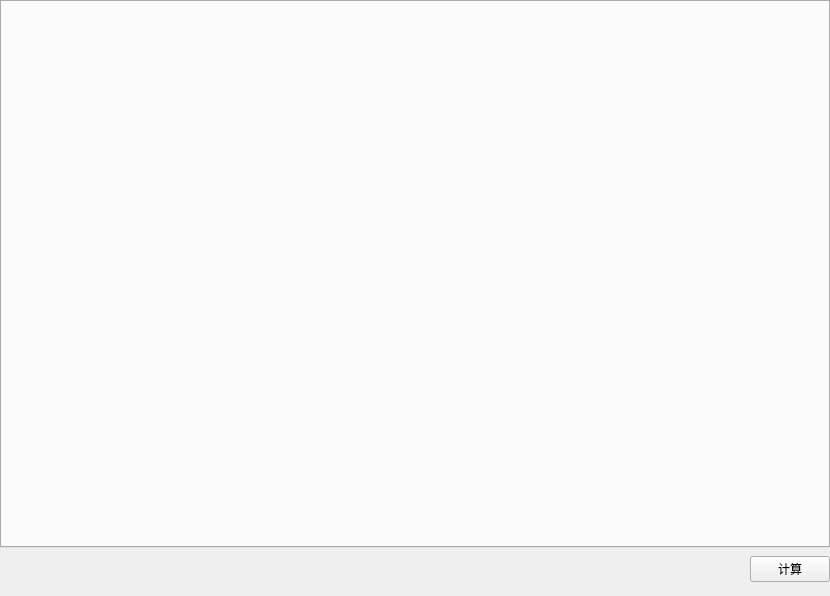
<?xml version="1.0" encoding="UTF-8"?>
<ui version="4.0">
 <class>FormulaCount</class>
 <widget class="QWidget" name="FormulaCount">
  <property name="geometry">
   <rect>
    <x>0</x>
    <y>0</y>
    <width>830</width>
    <height>596</height>
   </rect>
  </property>
  <property name="windowTitle">
   <string>公式计算</string>
  </property>
  <layout class="QVBoxLayout" name="verticalLayout">
   <property name="leftMargin">
    <number>0</number>
   </property>
   <property name="topMargin">
    <number>0</number>
   </property>
   <property name="rightMargin">
    <number>0</number>
   </property>
   <item>
    <widget class="QTabWidget" name="tabWidget"/>
   </item>
   <item>
    <layout class="QHBoxLayout">
     <property name="spacing">
      <number>6</number>
     </property>
     <property name="leftMargin">
      <number>0</number>
     </property>
     <property name="topMargin">
      <number>0</number>
     </property>
     <property name="rightMargin">
      <number>0</number>
     </property>
     <property name="bottomMargin">
      <number>0</number>
     </property>
     <item>
      <spacer>
       <property name="orientation">
        <enum>Qt::Horizontal</enum>
       </property>
       <property name="sizeHint" stdset="0">
        <size>
         <width>131</width>
         <height>31</height>
        </size>
       </property>
      </spacer>
     </item>
     <item>
      <widget class="QPushButton" name="pushButton_Count">
       <property name="text">
        <string>计算</string>
       </property>
      </widget>
     </item>
    </layout>
   </item>
  </layout>
 </widget>
 <resources/>
 <connections/>
</ui>
